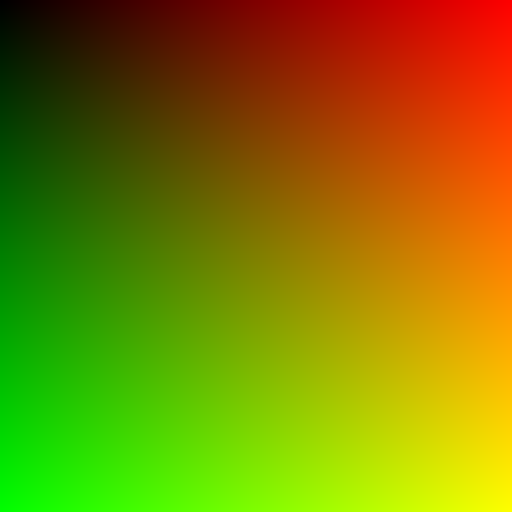
Frame 1 (no input)
Frame 60 (the mouse pressed at the canvas centre just before this capture): identical to frame 1, image omitted
Frame 120 (the mouse held since frame 60 and released just before this capture): identical to frame 1, image omitted

The Processing sketch that drew this single still picture (run headless with seeded random() and noise(); from frame 60 on, the mouse is pressed at the canvas centre):

// Processing sketch: creazioneimmagine
// ── creazioneimmagine.pde
PImage I;
float r,g,b;
color c;
void setup(){
  I=createImage(512,512,RGB);
  size(512,512);
  I.loadPixels();
  for(int x=0; x<I.width; x++){
    for(int y=0; y<I.height; y++){
      c=color(lerp(0,255,float(x)/I.width), lerp(0,255, float(y)/I.height), 0);
      I.pixels[pos(x,y,I.width)]=c;
    }
  }
  I.updatePixels();
  image(I,0,0);
}

int pos (int x, int y, int w){
  return x+y*w;
}
void draw(){
  
}
